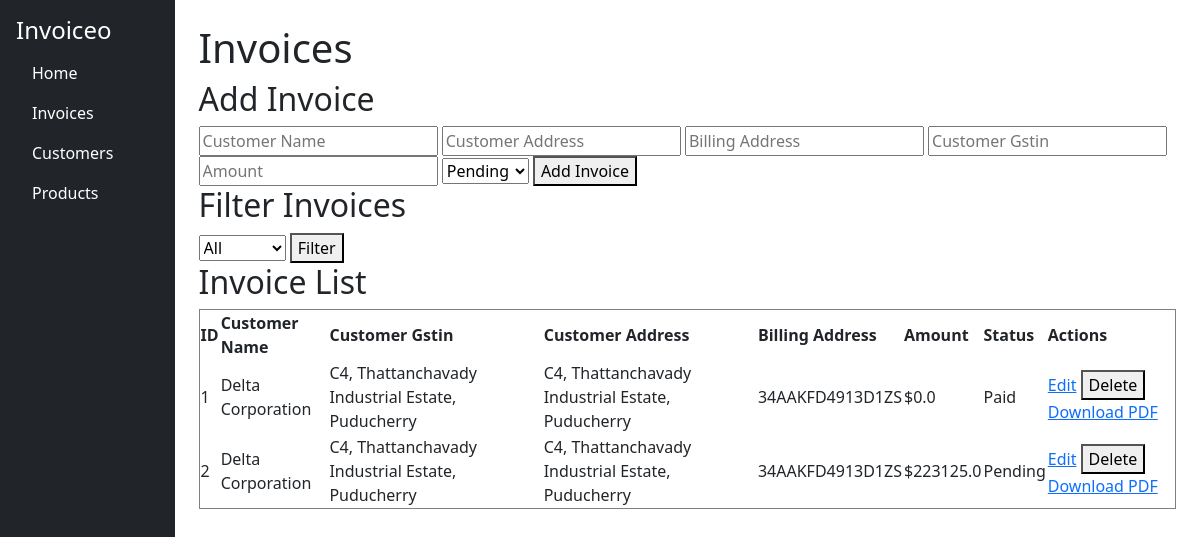
The app's page /invoices, older data.
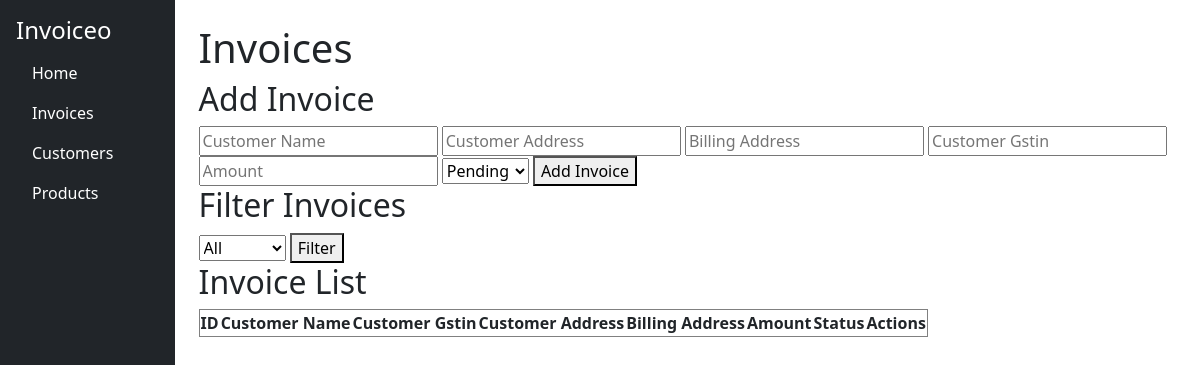
The same page, newer data.
### app.py (models this page shows)
class Invoice(db.Model):
    id = db.Column(db.Integer, primary_key=True)
    customer_name = db.Column(db.String(100), nullable=False)
    customer_gstin= db.Column(db.String(15),nullable=False)
    amount = db.Column(db.Float, nullable=False)
    customer_address = db.Column(db.String(300), nullable=False)
    billing_address = db.Column(db.String(300), nullable=False)
    status = db.Column(db.String(20), default="Pending")

### app.py (the view)
@app.route('/invoices', methods=['GET'])
def invoices():
    status_filter = request.args.get('status')
    if status_filter:
        all_invoices = Invoice.query.filter_by(status=status_filter).all()
    else:
        all_invoices = Invoice.query.all()
    return render_template('invoices.html', invoices=all_invoices)

### templates/invoices.html (shortened to what this page needs)
{% extends 'base.html' %}
{% block content %}
<h1>Invoices</h1>
<link rel="stylesheet" href="{{ url_for('static', filename='invoice.css') }}">
<h2>Add Invoice</h2>
<form action="/add_invoice" method="POST">
    <input type="text" name="customer_name" placeholder="Customer Name" required>
    <input type="text" name="customer_address" placeholder="Customer Address" required>
    <input type="text" name="billing_address" placeholder="Billing Address" required>
    <input type="text" name="customer_gstin" placeholder="Customer Gstin" required>
    <input type="number" name="amount" placeholder="Amount" required>
    <select name="status">
        <option value="Pending">Pending</option>
    </select>
    <button type="submit">Add Invoice</button>
</form>
<h2>Filter Invoices</h2>
<form method="GET">
    <select name="status">
        <option value="">All</option>
    </select>
    <button type="submit">Filter</button>
</form>
<h2>Invoice List</h2>
<table border="1">
    <tr>
        <th>ID</th>
        <th>Customer Name</th>
        <th>Customer Gstin</th>
        <th>Customer Address</th>
        <th>Billing Address</th>
        <th>Amount</th>
        <th>Status</th>
        <th>Actions</th>
    </tr>
    {% for invoice in invoices %}
    <tr>
        <td>{{ invoice.id }}</td>
        <td>{{ invoice.customer_name }}</td>
        <td>{{ invoice.customer_address }}</td>
        <td>{{ invoice.billing_address }}</td>
        <td>{{ invoice.customer_gstin }}</td>
        <td>${{ invoice.amount }}</td>
        <td>{{ invoice.status }}</td>
        <td>
            <a href="{{ url_for('edit_invoice', id=invoice.id) }}">Edit</a>
            <form action="{{ url_for('delete_invoice', id=invoice.id) }}" method="POST" style="display:inline;">
                <button type="submit" onclick="return confirm('Are you sure?')">Delete</button>
            </form>
            <a href="{{ url_for('generate_pdf', id=invoice.id) }}">Download PDF</a>
        </td>
    </tr>
    {% endfor %}
</table>
{% endblock %}

### templates/base.html (shortened to what this page needs)
<!DOCTYPE html>
<html lang="en">
<head>
    <link rel="stylesheet" href="https://cdn.jsdelivr.net/npm/bootstrap@5.3.0/dist/css/bootstrap.min.css">
</head>
<body>
    <div class="d-flex">
        <div class="bg-dark text-white p-3" style="width: 200px; height: 100vh;">
            <h4>Invoiceo</h4>
            <ul class="nav flex-column">
                <li class="nav-item"><a href="/" class="nav-link text-white">Home</a></li>
                <li class="nav-item"><a href="/invoices" class="nav-link text-white">Invoices</a></li>
                <li class="nav-item"><a href="/customers" class="nav-link text-white">Customers</a></li>
                <li class="nav-item"><a href="/products" class="nav-link text-white">Products</a></li>
            </ul>
        </div>
        <div class="p-4" style="width: 100%;">
            {% block content %}{% endblock %}
        </div>
    </div>
</body>
</html>

Row changes from the older to the newer data that the page shows:
removed Invoice: id "1", customer_name "Delta Corporation", customer_address "C4, Thattanchavady Industrial Estate, Puducherry", billing_address "C4, Thattanchavady Industrial Estate, Puducherry", customer_gstin "34AAKFD4913D1ZS", amount "0.0", status "Paid"
removed Invoice: id "2", customer_name "Delta Corporation", customer_address "C4, Thattanchavady Industrial Estate, Puducherry", billing_address "C4, Thattanchavady Industrial Estate, Puducherry", customer_gstin "34AAKFD4913D1ZS", amount "223125.0", status "Pending"
